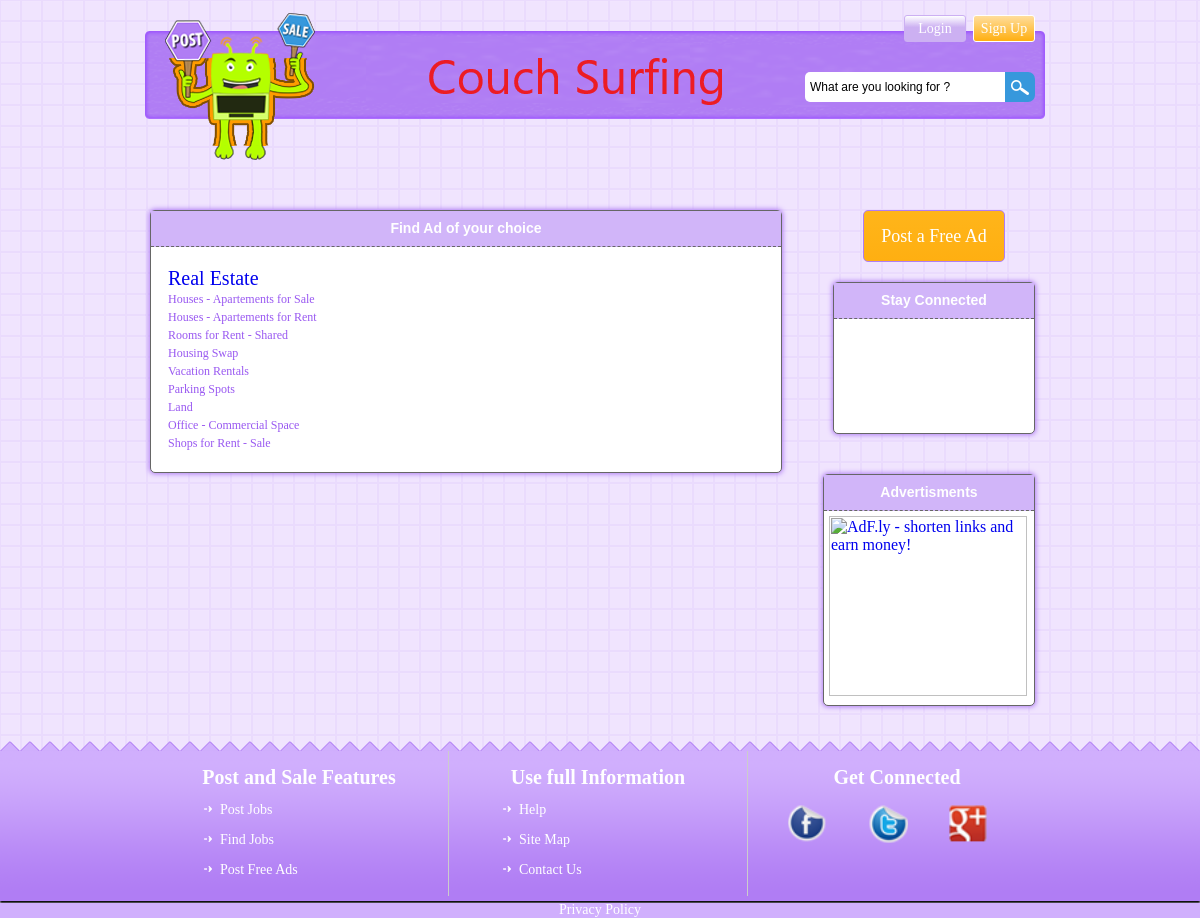
The page / on the database its author committed.
### tables this page shows
CREATE TABLE IF NOT EXISTS `heading` (
  `id` int(10) UNSIGNED NOT NULL AUTO_INCREMENT,
  `title` varchar(45) NOT NULL,
  `visible` tinyint(1) UNSIGNED NOT NULL,
  `extension` varchar(45) NOT NULL,
  PRIMARY KEY (`id`)
);

CREATE TABLE IF NOT EXISTS `sub_heading` (
  `id` int(10) UNSIGNED NOT NULL AUTO_INCREMENT,
  `sub_id` int(10) UNSIGNED NOT NULL,
  `sub_title` varchar(45) NOT NULL,
  `position` int(10) UNSIGNED NOT NULL,
  PRIMARY KEY (`id`,`sub_id`),
  KEY `FK_sub_heading_1` (`sub_id`)
);

### _includes/functions.php (the view, shortened to what this page needs)
<?php
	function get_pages_for_subject($subject_id) {
		global $connection;
		$query = "SELECT *
				FROM sub_heading
				WHERE sub_id = {$subject_id}
				ORDER BY position ASC";
		$page_set = mysqli_query($connection,$query);
		return $page_set;
	}
	function get_all_subjects_index_3() {
		global $connection;
		$query = "SELECT * FROM heading WHERE id in (5,6) ";
		$query .= "LIMIT 1";
		$subject_set = mysqli_query($connection,$query);
		return $subject_set;
	}
	function navigation_index_3($sel_subject, $sel_page) {
		$output = "<ul class=\"heading\">";
		$subject_set = get_all_subjects_index_3();
		while ($subject = mysqli_fetch_array($subject_set)) {
			$output .= "<li";
			$output .= "><a href=\"#?subj=" . urlencode($subject["id"]) .
				"\">{$subject["title"]}</a></li>";
			$page_set = get_pages_for_subject($subject["id"]);
			$output .= "<ul class=\"ullist\">";
			while ($page = mysqli_fetch_array($page_set)) {
				$output .= "<li";
				$output .= "><a href=\"show.php?page=" . urlencode($page["id"]) .
					"\">{$page["sub_title"]}</a></li>";
			}
			$output .= "</ul>";
		}
		$output .= "</ul>";
		return $output;
	}
?>

### _css/homepage.css (style rules this page uses)
* { padding:0px; margin:0px; }
body { background-image: url(../_images/bg-php.gif); }
.ullist li { font-size:12px; font-family:"Times New Roman", Times, serif; list-style-type:none; }
.ullist li a { color:9958f1; text-decoration:none; line-height:18px; }
.heading { color: #1289E0; font-size: 20px; text-align: left; padding-left: 7px; font-family: "Times New Roman"; list-style-type: none; padding-top: 20px; }
.heading a { text-decoration: none; }

### _css/header.css (style rules this page uses)
#header { width:900px; height:200px; background:url(../_images/post%20and%20sale%20banner.png) no-repeat; margin-top:10px; }
#logoimg { width:150px; height:150px; float:left; margin-left:20px; margin-top:2px; }
#sign { width:240px; float:right; height:40; margin-right:10px; margin-left:20px; }
#signin { margin-top:5px; }
#signin a { text-decoration: none; float: right; background: #feffff; background: -moz-linear-gradient(top, #feffff 0%, #ccb0f2 45%, #ccb0f2 100%); background: -webkit-gradient(linear, left top, left bottom, color-stop(0%,#feffff), color-stop(45%,#ccb0f2), color-stop(100%,#ccb0f2)); background: -webkit-linear-gradient(top, #feffff 0%,#ccb0f2 45%,#ccb0f2 100%); background: -o-linear-gradient(top, #feffff 0%,#ccb0f2 45%,#ccb0f2 100%); background: -ms-linear-gradient(top, #feffff 0%,#ccb0f2 45%,#ccb0f2 100%); background: linear-gradient(to bottom, #feffff 0%,#ccb0f2 45%,#ccb0f2 100%); filter: progid:DXImageTransform.Microsoft.gradient( startColorstr='#feffff', endColorstr='#ccb0f2',GradientType=0 ); border: 1px solid #ccb0f2; font-family: Georgia, "Times New Roman", Times, serif; font-size: 14px; color: #FFF; border-radius: 3px; height: 25px; text-align: center; display: block; line-height: 25px; width: 60px; }
#register { margin-top:5px; }
#register a { text-decoration: none; float: right; background: #ffdd9b; background: -moz-linear-gradient(top, #ffdd9b 1%, #ffaf11 100%); background: -webkit-gradient(linear, left top, left bottom, color-stop(1%,#ffdd9b), color-stop(100%,#ffaf11)); background: -webkit-linear-gradient(top, #ffdd9b 1%,#ffaf11 100%); background: -o-linear-gradient(top, #ffdd9b 1%,#ffaf11 100%); background: -ms-linear-gradient(top, #ffdd9b 1%,#ffaf11 100%); background: linear-gradient(to bottom, #ffdd9b 1%,#ffaf11 100%); filter: progid:DXImageTransform.Microsoft.gradient( startColorstr='#ffdd9b', endColorstr='#ffaf11',GradientType=0 ); border: 1px solid #FFF; font-family: Georgia, "Times New Roman", Times, serif; font-size: 14px; color: #FFF; border-radius: 3px; height: 25px; text-align: center; display: block; line-height: 25px; width: 60px; margin-left: 7px; }
#search { float:right; margin-top:30px; }
#search_text { border-radius: 5px 0px 0px 5px; width: 200px; padding: 5px 0 5px 5px; font-size: 12px; font-family: Montserrat, sans-serif; border: 0 none; height: 30px; margin-right: 0; color: white; outline: none; background: #FFF; float: left; box-sizing: border-box; transition: all 0.15s; }
#search_button { border: 0 none; background: #3798dc url(../_images/search.png) center no-repeat; width: 30px; float: left; padding: 0; text-align: center; height: 30px; cursor: pointer; border-radius:0px 7px 7px 0px; }

### rows shown on the page
heading: title "Real Estate"
sub_heading: sub_title "Houses - Apartements for Sale"
sub_heading: sub_title "Houses - Apartements for Rent"
sub_heading: sub_title "Rooms for Rent - Shared"
sub_heading: sub_title "Housing Swap"
sub_heading: sub_title "Vacation Rentals"
sub_heading: sub_title "Parking Spots"
sub_heading: sub_title "Land"
sub_heading: sub_title "Office - Commercial Space"
sub_heading: sub_title "Shops for Rent - Sale"
